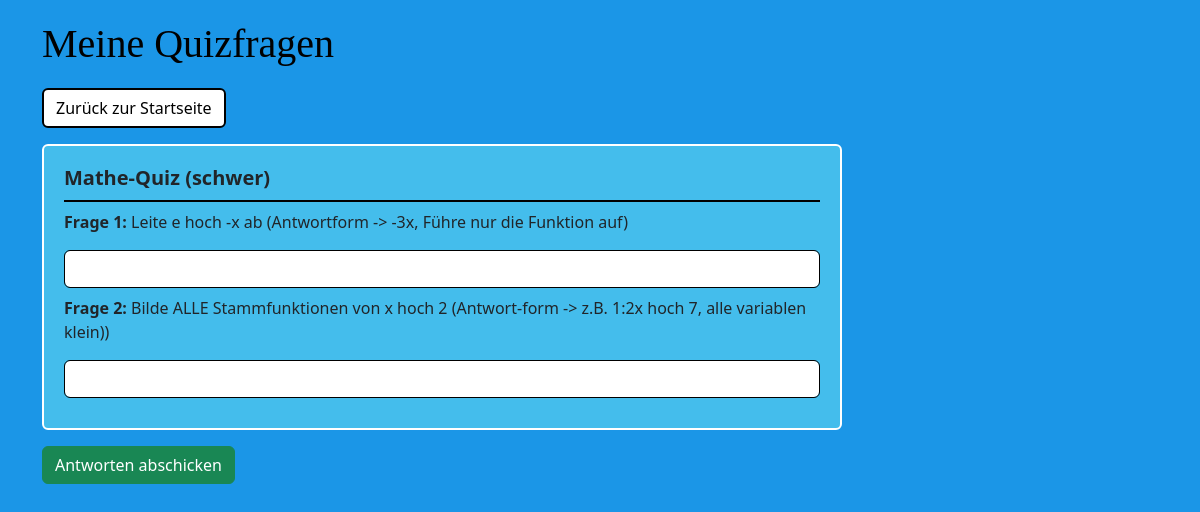
The page /quiz on the database as committed earlier.
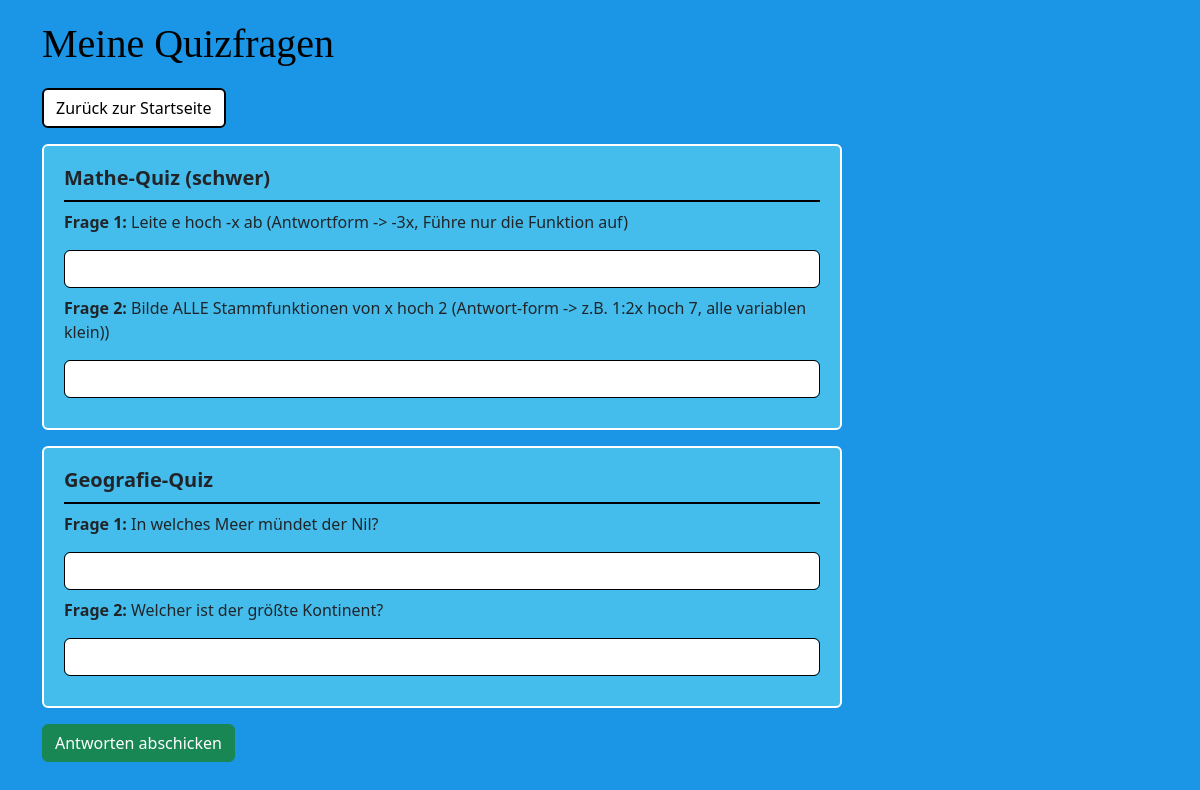
The same page on the database as committed later.
### tables this page shows
CREATE TABLE text_quiz (
    Id INTEGER PRIMARY KEY AUTOINCREMENT,
    quiz_titel TEXT,
    frage1 TEXT,
    antwort1 TEXT,
    frage2 TEXT,
    antwort2 TEXT
);

### app.py (the view, shortened to what this page needs)
@app.route('/quiz', methods=['GET', 'POST'])
def quiz():
    conn = get_db_connection()
    text_quiz = conn.execute('SELECT * FROM text_quiz').fetchall()
    conn.close()
    return render_template('quiz.html', text_quiz=text_quiz)

### app.py (called while the page is built)
def get_db_connection():
    conn = sqlite3.connect('database.db')
    conn.row_factory = sqlite3.Row
    return conn

### templates/quiz.html (shortened to what this page needs)
<!DOCTYPE html>
<html lang="de">
<head>
<link href="https://cdn.jsdelivr.net/npm/bootstrap@5.3.8/dist/css/bootstrap.min.css" rel="stylesheet">
<link rel="stylesheet" href="{{ url_for('static', filename='style2/style.css') }}">
</head>
<body>
<div class="container">
<h1 style="font-family: fantasy;">Meine Quizfragen</h1>
<a href="{{ url_for('start') }}" class="btn btn-secondary mb-3">Zurück zur Startseite</a>
<form method="POST">
{% for quiz in text_quiz %}
<div class="card mb-3" style="width: 50rem;">
  <div class="card-body">
    <h5 class="card-title">{{ quiz['quiz_titel'] }}</h5>
    <p class="card-text"><b>Frage 1:</b> {{ quiz['frage1'] }}</p>
    <input type="text" name="antwort1_{{ quiz['Id'] }}" class="form-control mb-2">
    <p class="card-text"><b>Frage 2:</b> {{ quiz['frage2'] }}</p>
    <input type="text" name="antwort2_{{ quiz['Id'] }}" class="form-control">
  </div>
</div>
{% endfor %}
<button type="submit" class="btn btn-success mb-4">Antworten abschicken</button>
</form>
</div>
</body>
</html>

### static/style2/style.css (style rules this page uses)
body { background-color: #1b96e7; padding: 20px; }
h1 { color: #000; margin-bottom: 20px; }
.card { background-color: #44bdec; border: 2px solid #ffffff; margin-bottom: 20px; }
.card-body { padding: 20px; }
h5 { color: #000000; border-bottom: 2px solid #000; padding-bottom: 10px; font-weight: bold; }
.form-control { margin-bottom: 10px; border: 1px solid #000; }
a.btn.btn-secondary.mb-3 { color: #000000; background-color: #ffffff; border: 2px solid #000000; }

Rows that differ between the two databases and show on the page:
added text_quiz: quiz_titel "Geografie-Quiz", frage1 "In welches Meer mündet der Nil?", frage2 "Welcher ist der größte Kontinent?"
